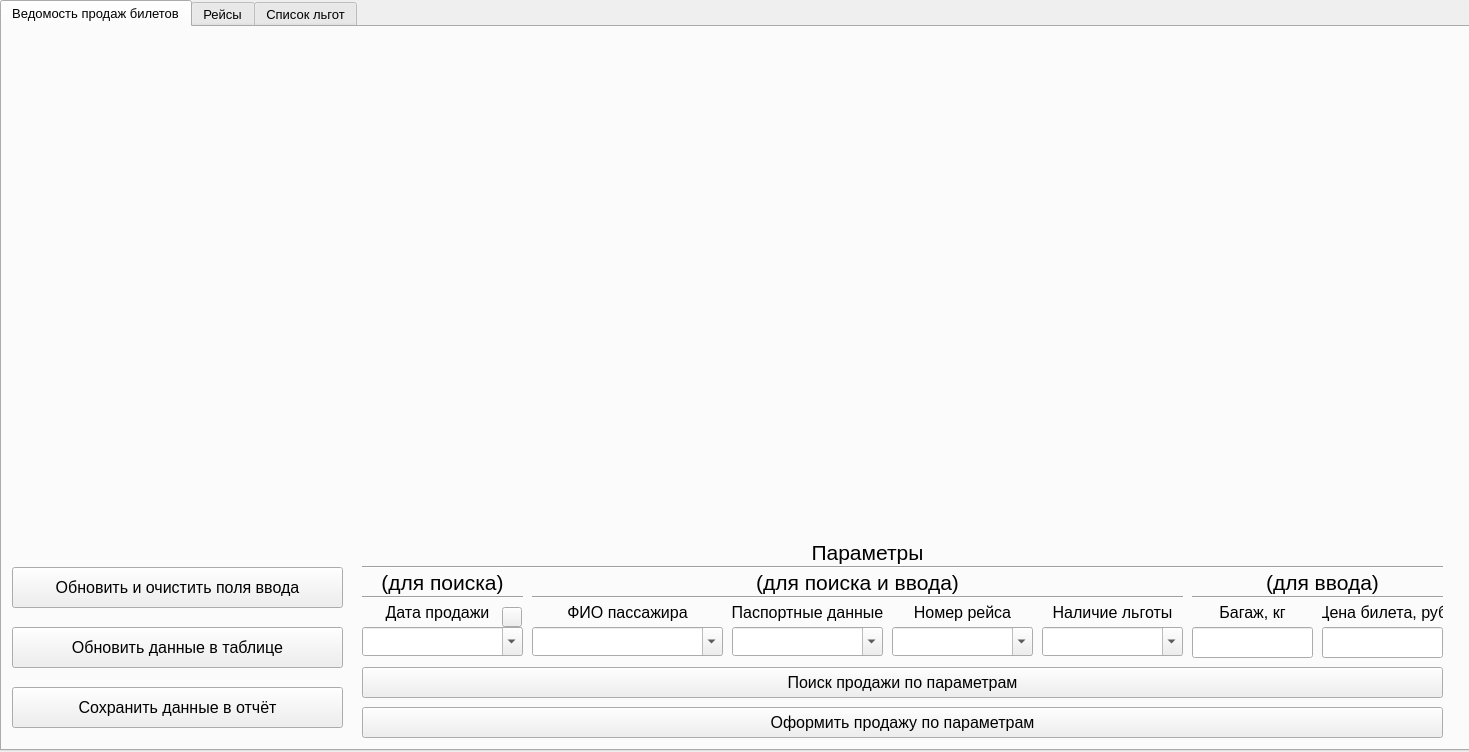
<?xml version="1.0" encoding="UTF-8"?>
<ui version="4.0">
 <class>CashierClass</class>
 <widget class="QWidget" name="CashierClass">
  <property name="geometry">
   <rect>
    <x>0</x>
    <y>0</y>
    <width>1469</width>
    <height>752</height>
   </rect>
  </property>
  <property name="windowTitle">
   <string>Кассир</string>
  </property>
  <widget class="QTabWidget" name="tabTables">
   <property name="geometry">
    <rect>
     <x>0</x>
     <y>0</y>
     <width>1471</width>
     <height>751</height>
    </rect>
   </property>
   <property name="font">
    <font>
     <pointsize>10</pointsize>
    </font>
   </property>
   <property name="currentIndex">
    <number>0</number>
   </property>
   <widget class="QWidget" name="sales_tab">
    <attribute name="title">
     <string>Ведомость продаж билетов</string>
    </attribute>
    <widget class="QWidget" name="formLayoutWidget_28">
     <property name="geometry">
      <rect>
       <x>0</x>
       <y>10</y>
       <width>1461</width>
       <height>501</height>
      </rect>
     </property>
     <layout class="QFormLayout" name="sales_layout"/>
    </widget>
    <widget class="QPushButton" name="upd_sales_table_btn">
     <property name="geometry">
      <rect>
       <x>10</x>
       <y>600</y>
       <width>331</width>
       <height>41</height>
      </rect>
     </property>
     <property name="font">
      <font>
       <pointsize>12</pointsize>
      </font>
     </property>
     <property name="mouseTracking">
      <bool>false</bool>
     </property>
     <property name="text">
      <string>Обновить данные в таблице</string>
     </property>
     <property name="checkable">
      <bool>false</bool>
     </property>
    </widget>
    <widget class="QPushButton" name="save_sales_table_btn">
     <property name="geometry">
      <rect>
       <x>10</x>
       <y>660</y>
       <width>331</width>
       <height>41</height>
      </rect>
     </property>
     <property name="font">
      <font>
       <pointsize>12</pointsize>
      </font>
     </property>
     <property name="mouseTracking">
      <bool>false</bool>
     </property>
     <property name="text">
      <string>Сохранить данные в отчёт</string>
     </property>
     <property name="checkable">
      <bool>false</bool>
     </property>
    </widget>
    <widget class="QLabel" name="label_8">
     <property name="geometry">
      <rect>
       <x>540</x>
       <y>570</y>
       <width>171</width>
       <height>31</height>
      </rect>
     </property>
     <property name="font">
      <font>
       <pointsize>12</pointsize>
      </font>
     </property>
     <property name="text">
      <string>ФИО пассажира</string>
     </property>
     <property name="alignment">
      <set>Qt::AlignmentFlag::AlignCenter</set>
     </property>
    </widget>
    <widget class="QComboBox" name="flight_number">
     <property name="geometry">
      <rect>
       <x>890</x>
       <y>600</y>
       <width>141</width>
       <height>29</height>
      </rect>
     </property>
     <property name="font">
      <font>
       <pointsize>12</pointsize>
      </font>
     </property>
     <property name="layoutDirection">
      <enum>Qt::LayoutDirection::LeftToRight</enum>
     </property>
     <property name="editable">
      <bool>true</bool>
     </property>
     <property name="placeholderText">
      <string/>
     </property>
    </widget>
    <widget class="QLabel" name="label_9">
     <property name="geometry">
      <rect>
       <x>890</x>
       <y>570</y>
       <width>141</width>
       <height>31</height>
      </rect>
     </property>
     <property name="font">
      <font>
       <pointsize>12</pointsize>
      </font>
     </property>
     <property name="text">
      <string>Номер рейса</string>
     </property>
     <property name="alignment">
      <set>Qt::AlignmentFlag::AlignCenter</set>
     </property>
    </widget>
    <widget class="QLabel" name="label_7">
     <property name="geometry">
      <rect>
       <x>1040</x>
       <y>570</y>
       <width>141</width>
       <height>31</height>
      </rect>
     </property>
     <property name="font">
      <font>
       <pointsize>12</pointsize>
      </font>
     </property>
     <property name="text">
      <string>Наличие льготы</string>
     </property>
     <property name="alignment">
      <set>Qt::AlignmentFlag::AlignCenter</set>
     </property>
    </widget>
    <widget class="QPushButton" name="passenger_search_btn">
     <property name="geometry">
      <rect>
       <x>360</x>
       <y>640</y>
       <width>1081</width>
       <height>31</height>
      </rect>
     </property>
     <property name="font">
      <font>
       <pointsize>12</pointsize>
      </font>
     </property>
     <property name="mouseTracking">
      <bool>false</bool>
     </property>
     <property name="text">
      <string>Поиск продажи по параметрам</string>
     </property>
     <property name="checkable">
      <bool>false</bool>
     </property>
    </widget>
    <widget class="QComboBox" name="benefit">
     <property name="geometry">
      <rect>
       <x>1040</x>
       <y>600</y>
       <width>141</width>
       <height>29</height>
      </rect>
     </property>
     <property name="font">
      <font>
       <pointsize>12</pointsize>
      </font>
     </property>
     <property name="layoutDirection">
      <enum>Qt::LayoutDirection::LeftToRight</enum>
     </property>
     <property name="editable">
      <bool>true</bool>
     </property>
     <property name="placeholderText">
      <string/>
     </property>
    </widget>
    <widget class="QPushButton" name="passenger_create_btn">
     <property name="geometry">
      <rect>
       <x>360</x>
       <y>680</y>
       <width>1081</width>
       <height>31</height>
      </rect>
     </property>
     <property name="font">
      <font>
       <pointsize>12</pointsize>
      </font>
     </property>
     <property name="mouseTracking">
      <bool>false</bool>
     </property>
     <property name="text">
      <string>Оформить продажу по параметрам</string>
     </property>
     <property name="checkable">
      <bool>false</bool>
     </property>
    </widget>
    <widget class="QLabel" name="label_10">
     <property name="geometry">
      <rect>
       <x>720</x>
       <y>570</y>
       <width>171</width>
       <height>31</height>
      </rect>
     </property>
     <property name="font">
      <font>
       <pointsize>12</pointsize>
      </font>
     </property>
     <property name="text">
      <string>Паспортные данные</string>
     </property>
     <property name="alignment">
      <set>Qt::AlignmentFlag::AlignCenter</set>
     </property>
    </widget>
    <widget class="QComboBox" name="serial">
     <property name="geometry">
      <rect>
       <x>730</x>
       <y>600</y>
       <width>151</width>
       <height>29</height>
      </rect>
     </property>
     <property name="font">
      <font>
       <pointsize>12</pointsize>
      </font>
     </property>
     <property name="layoutDirection">
      <enum>Qt::LayoutDirection::LeftToRight</enum>
     </property>
     <property name="editable">
      <bool>true</bool>
     </property>
     <property name="placeholderText">
      <string/>
     </property>
    </widget>
    <widget class="QComboBox" name="fio">
     <property name="geometry">
      <rect>
       <x>530</x>
       <y>600</y>
       <width>191</width>
       <height>29</height>
      </rect>
     </property>
     <property name="font">
      <font>
       <pointsize>12</pointsize>
      </font>
     </property>
     <property name="layoutDirection">
      <enum>Qt::LayoutDirection::LeftToRight</enum>
     </property>
     <property name="editable">
      <bool>true</bool>
     </property>
     <property name="placeholderText">
      <string/>
     </property>
    </widget>
    <widget class="QLineEdit" name="price">
     <property name="geometry">
      <rect>
       <x>1320</x>
       <y>600</y>
       <width>121</width>
       <height>31</height>
      </rect>
     </property>
     <property name="font">
      <font>
       <pointsize>12</pointsize>
      </font>
     </property>
     <property name="alignment">
      <set>Qt::AlignmentFlag::AlignCenter</set>
     </property>
     <property name="placeholderText">
      <string/>
     </property>
    </widget>
    <widget class="QLabel" name="label_11">
     <property name="geometry">
      <rect>
       <x>1320</x>
       <y>570</y>
       <width>121</width>
       <height>31</height>
      </rect>
     </property>
     <property name="font">
      <font>
       <pointsize>12</pointsize>
      </font>
     </property>
     <property name="text">
      <string>Цена билета, руб</string>
     </property>
     <property name="alignment">
      <set>Qt::AlignmentFlag::AlignCenter</set>
     </property>
    </widget>
    <widget class="QLineEdit" name="baggage">
     <property name="geometry">
      <rect>
       <x>1190</x>
       <y>600</y>
       <width>121</width>
       <height>31</height>
      </rect>
     </property>
     <property name="font">
      <font>
       <pointsize>12</pointsize>
      </font>
     </property>
     <property name="alignment">
      <set>Qt::AlignmentFlag::AlignCenter</set>
     </property>
     <property name="placeholderText">
      <string/>
     </property>
    </widget>
    <widget class="QLabel" name="label_12">
     <property name="geometry">
      <rect>
       <x>1190</x>
       <y>570</y>
       <width>121</width>
       <height>31</height>
      </rect>
     </property>
     <property name="font">
      <font>
       <pointsize>12</pointsize>
      </font>
     </property>
     <property name="text">
      <string>Багаж, кг</string>
     </property>
     <property name="alignment">
      <set>Qt::AlignmentFlag::AlignCenter</set>
     </property>
    </widget>
    <widget class="QPushButton" name="upd_sales_inputs_btn">
     <property name="geometry">
      <rect>
       <x>10</x>
       <y>540</y>
       <width>331</width>
       <height>41</height>
      </rect>
     </property>
     <property name="font">
      <font>
       <pointsize>12</pointsize>
      </font>
     </property>
     <property name="mouseTracking">
      <bool>false</bool>
     </property>
     <property name="text">
      <string>Обновить и очистить поля ввода</string>
     </property>
     <property name="checkable">
      <bool>false</bool>
     </property>
    </widget>
    <widget class="QPushButton" name="sell_date_input_btn">
     <property name="geometry">
      <rect>
       <x>500</x>
       <y>580</y>
       <width>20</width>
       <height>20</height>
      </rect>
     </property>
     <property name="text">
      <string/>
     </property>
    </widget>
    <widget class="QLabel" name="label_33">
     <property name="geometry">
      <rect>
       <x>370</x>
       <y>570</y>
       <width>131</width>
       <height>31</height>
      </rect>
     </property>
     <property name="font">
      <font>
       <pointsize>12</pointsize>
      </font>
     </property>
     <property name="text">
      <string>Дата продажи</string>
     </property>
     <property name="alignment">
      <set>Qt::AlignmentFlag::AlignCenter</set>
     </property>
    </widget>
    <widget class="QComboBox" name="sell_date">
     <property name="geometry">
      <rect>
       <x>360</x>
       <y>600</y>
       <width>161</width>
       <height>29</height>
      </rect>
     </property>
     <property name="font">
      <font>
       <pointsize>12</pointsize>
      </font>
     </property>
     <property name="layoutDirection">
      <enum>Qt::LayoutDirection::LeftToRight</enum>
     </property>
     <property name="editable">
      <bool>true</bool>
     </property>
     <property name="placeholderText">
      <string/>
     </property>
    </widget>
    <widget class="Line" name="line_5">
     <property name="geometry">
      <rect>
       <x>530</x>
       <y>560</y>
       <width>651</width>
       <height>20</height>
      </rect>
     </property>
     <property name="orientation">
      <enum>Qt::Orientation::Horizontal</enum>
     </property>
    </widget>
    <widget class="QLabel" name="label_4">
     <property name="geometry">
      <rect>
       <x>530</x>
       <y>540</y>
       <width>651</width>
       <height>31</height>
      </rect>
     </property>
     <property name="font">
      <font>
       <pointsize>16</pointsize>
      </font>
     </property>
     <property name="text">
      <string>(для поиска и ввода)</string>
     </property>
     <property name="alignment">
      <set>Qt::AlignmentFlag::AlignCenter</set>
     </property>
    </widget>
    <widget class="QLabel" name="label_5">
     <property name="geometry">
      <rect>
       <x>360</x>
       <y>510</y>
       <width>1011</width>
       <height>31</height>
      </rect>
     </property>
     <property name="font">
      <font>
       <pointsize>16</pointsize>
      </font>
     </property>
     <property name="text">
      <string>Параметры</string>
     </property>
     <property name="alignment">
      <set>Qt::AlignmentFlag::AlignCenter</set>
     </property>
    </widget>
    <widget class="Line" name="line_6">
     <property name="geometry">
      <rect>
       <x>1190</x>
       <y>560</y>
       <width>251</width>
       <height>20</height>
      </rect>
     </property>
     <property name="orientation">
      <enum>Qt::Orientation::Horizontal</enum>
     </property>
    </widget>
    <widget class="QLabel" name="label_6">
     <property name="geometry">
      <rect>
       <x>1220</x>
       <y>540</y>
       <width>201</width>
       <height>31</height>
      </rect>
     </property>
     <property name="font">
      <font>
       <pointsize>16</pointsize>
      </font>
     </property>
     <property name="text">
      <string>(для ввода)</string>
     </property>
     <property name="alignment">
      <set>Qt::AlignmentFlag::AlignCenter</set>
     </property>
    </widget>
    <widget class="QLabel" name="label_14">
     <property name="geometry">
      <rect>
       <x>360</x>
       <y>540</y>
       <width>161</width>
       <height>31</height>
      </rect>
     </property>
     <property name="font">
      <font>
       <pointsize>16</pointsize>
      </font>
     </property>
     <property name="text">
      <string>(для поиска)</string>
     </property>
     <property name="alignment">
      <set>Qt::AlignmentFlag::AlignCenter</set>
     </property>
    </widget>
    <widget class="Line" name="line_7">
     <property name="geometry">
      <rect>
       <x>360</x>
       <y>560</y>
       <width>161</width>
       <height>20</height>
      </rect>
     </property>
     <property name="orientation">
      <enum>Qt::Orientation::Horizontal</enum>
     </property>
    </widget>
    <widget class="Line" name="line_8">
     <property name="geometry">
      <rect>
       <x>360</x>
       <y>530</y>
       <width>1081</width>
       <height>20</height>
      </rect>
     </property>
     <property name="orientation">
      <enum>Qt::Orientation::Horizontal</enum>
     </property>
    </widget>
   </widget>
   <widget class="QWidget" name="flights_tab">
    <attribute name="title">
     <string>Рейсы</string>
    </attribute>
    <widget class="QWidget" name="formLayoutWidget_30">
     <property name="geometry">
      <rect>
       <x>0</x>
       <y>10</y>
       <width>1461</width>
       <height>501</height>
      </rect>
     </property>
     <layout class="QFormLayout" name="flights_layout"/>
    </widget>
    <widget class="QPushButton" name="upd_flights_table_btn">
     <property name="geometry">
      <rect>
       <x>10</x>
       <y>600</y>
       <width>331</width>
       <height>41</height>
      </rect>
     </property>
     <property name="font">
      <font>
       <pointsize>12</pointsize>
      </font>
     </property>
     <property name="mouseTracking">
      <bool>false</bool>
     </property>
     <property name="text">
      <string>Обновить данные в таблице</string>
     </property>
     <property name="checkable">
      <bool>false</bool>
     </property>
    </widget>
    <widget class="QPushButton" name="save_flights_table_btn">
     <property name="geometry">
      <rect>
       <x>10</x>
       <y>660</y>
       <width>331</width>
       <height>41</height>
      </rect>
     </property>
     <property name="font">
      <font>
       <pointsize>12</pointsize>
      </font>
     </property>
     <property name="mouseTracking">
      <bool>false</bool>
     </property>
     <property name="text">
      <string>Сохранить данные в отчёт</string>
     </property>
     <property name="checkable">
      <bool>false</bool>
     </property>
    </widget>
    <widget class="QPushButton" name="flight_search_btn">
     <property name="geometry">
      <rect>
       <x>400</x>
       <y>660</y>
       <width>1011</width>
       <height>31</height>
      </rect>
     </property>
     <property name="font">
      <font>
       <pointsize>12</pointsize>
      </font>
     </property>
     <property name="mouseTracking">
      <bool>false</bool>
     </property>
     <property name="text">
      <string>Поиск рейса по параметрам</string>
     </property>
     <property name="checkable">
      <bool>false</bool>
     </property>
    </widget>
    <widget class="QLabel" name="label_31">
     <property name="geometry">
      <rect>
       <x>400</x>
       <y>550</y>
       <width>1011</width>
       <height>31</height>
      </rect>
     </property>
     <property name="font">
      <font>
       <pointsize>16</pointsize>
      </font>
     </property>
     <property name="text">
      <string>Параметры</string>
     </property>
     <property name="alignment">
      <set>Qt::AlignmentFlag::AlignCenter</set>
     </property>
    </widget>
    <widget class="QLabel" name="label_28">
     <property name="geometry">
      <rect>
       <x>420</x>
       <y>580</y>
       <width>121</width>
       <height>31</height>
      </rect>
     </property>
     <property name="font">
      <font>
       <pointsize>12</pointsize>
      </font>
     </property>
     <property name="text">
      <string>Откуда</string>
     </property>
     <property name="alignment">
      <set>Qt::AlignmentFlag::AlignCenter</set>
     </property>
    </widget>
    <widget class="QComboBox" name="from">
     <property name="geometry">
      <rect>
       <x>400</x>
       <y>610</y>
       <width>161</width>
       <height>29</height>
      </rect>
     </property>
     <property name="font">
      <font>
       <pointsize>12</pointsize>
      </font>
     </property>
     <property name="layoutDirection">
      <enum>Qt::LayoutDirection::LeftToRight</enum>
     </property>
     <property name="editable">
      <bool>true</bool>
     </property>
     <property name="placeholderText">
      <string/>
     </property>
    </widget>
    <widget class="QComboBox" name="when">
     <property name="geometry">
      <rect>
       <x>910</x>
       <y>610</y>
       <width>161</width>
       <height>29</height>
      </rect>
     </property>
     <property name="font">
      <font>
       <pointsize>12</pointsize>
      </font>
     </property>
     <property name="layoutDirection">
      <enum>Qt::LayoutDirection::LeftToRight</enum>
     </property>
     <property name="editable">
      <bool>true</bool>
     </property>
     <property name="placeholderText">
      <string/>
     </property>
    </widget>
    <widget class="QLabel" name="label_29">
     <property name="geometry">
      <rect>
       <x>930</x>
       <y>580</y>
       <width>121</width>
       <height>31</height>
      </rect>
     </property>
     <property name="font">
      <font>
       <pointsize>12</pointsize>
      </font>
     </property>
     <property name="text">
      <string>День недели</string>
     </property>
     <property name="alignment">
      <set>Qt::AlignmentFlag::AlignCenter</set>
     </property>
    </widget>
    <widget class="Line" name="line_3">
     <property name="geometry">
      <rect>
       <x>400</x>
       <y>570</y>
       <width>1011</width>
       <height>20</height>
      </rect>
     </property>
     <property name="orientation">
      <enum>Qt::Orientation::Horizontal</enum>
     </property>
    </widget>
    <widget class="QComboBox" name="to">
     <property name="geometry">
      <rect>
       <x>570</x>
       <y>610</y>
       <width>161</width>
       <height>29</height>
      </rect>
     </property>
     <property name="font">
      <font>
       <pointsize>12</pointsize>
      </font>
     </property>
     <property name="layoutDirection">
      <enum>Qt::LayoutDirection::LeftToRight</enum>
     </property>
     <property name="editable">
      <bool>true</bool>
     </property>
     <property name="placeholderText">
      <string/>
     </property>
    </widget>
    <widget class="QLabel" name="label_30">
     <property name="geometry">
      <rect>
       <x>1090</x>
       <y>580</y>
       <width>131</width>
       <height>31</height>
      </rect>
     </property>
     <property name="font">
      <font>
       <pointsize>12</pointsize>
      </font>
     </property>
     <property name="text">
      <string>Модель самолёта</string>
     </property>
     <property name="alignment">
      <set>Qt::AlignmentFlag::AlignCenter</set>
     </property>
    </widget>
    <widget class="QComboBox" name="model">
     <property name="geometry">
      <rect>
       <x>1080</x>
       <y>610</y>
       <width>161</width>
       <height>29</height>
      </rect>
     </property>
     <property name="font">
      <font>
       <pointsize>12</pointsize>
      </font>
     </property>
     <property name="layoutDirection">
      <enum>Qt::LayoutDirection::LeftToRight</enum>
     </property>
     <property name="editable">
      <bool>true</bool>
     </property>
     <property name="placeholderText">
      <string/>
     </property>
    </widget>
    <widget class="QLabel" name="label_27">
     <property name="geometry">
      <rect>
       <x>590</x>
       <y>580</y>
       <width>121</width>
       <height>31</height>
      </rect>
     </property>
     <property name="font">
      <font>
       <pointsize>12</pointsize>
      </font>
     </property>
     <property name="text">
      <string>Куда</string>
     </property>
     <property name="alignment">
      <set>Qt::AlignmentFlag::AlignCenter</set>
     </property>
    </widget>
    <widget class="QLabel" name="label_32">
     <property name="geometry">
      <rect>
       <x>1240</x>
       <y>580</y>
       <width>181</width>
       <height>31</height>
      </rect>
     </property>
     <property name="font">
      <font>
       <pointsize>12</pointsize>
      </font>
     </property>
     <property name="text">
      <string>Номер рейса</string>
     </property>
     <property name="alignment">
      <set>Qt::AlignmentFlag::AlignCenter</set>
     </property>
    </widget>
    <widget class="QComboBox" name="flight_num">
     <property name="geometry">
      <rect>
       <x>1250</x>
       <y>610</y>
       <width>161</width>
       <height>29</height>
      </rect>
     </property>
     <property name="font">
      <font>
       <pointsize>12</pointsize>
      </font>
     </property>
     <property name="layoutDirection">
      <enum>Qt::LayoutDirection::LeftToRight</enum>
     </property>
     <property name="editable">
      <bool>true</bool>
     </property>
     <property name="placeholderText">
      <string/>
     </property>
    </widget>
    <widget class="QPushButton" name="upd_flights_inputs_btn">
     <property name="geometry">
      <rect>
       <x>10</x>
       <y>540</y>
       <width>331</width>
       <height>41</height>
      </rect>
     </property>
     <property name="font">
      <font>
       <pointsize>12</pointsize>
      </font>
     </property>
     <property name="mouseTracking">
      <bool>false</bool>
     </property>
     <property name="text">
      <string>Обновить и очистить поля ввода</string>
     </property>
     <property name="checkable">
      <bool>false</bool>
     </property>
    </widget>
    <widget class="QPushButton" name="date_input_btn">
     <property name="geometry">
      <rect>
       <x>880</x>
       <y>590</y>
       <width>20</width>
       <height>20</height>
      </rect>
     </property>
     <property name="text">
      <string/>
     </property>
    </widget>
    <widget class="QLabel" name="label_34">
     <property name="geometry">
      <rect>
       <x>760</x>
       <y>580</y>
       <width>121</width>
       <height>31</height>
      </rect>
     </property>
     <property name="font">
      <font>
       <pointsize>12</pointsize>
      </font>
     </property>
     <property name="text">
      <string>Дата</string>
     </property>
     <property name="alignment">
      <set>Qt::AlignmentFlag::AlignCenter</set>
     </property>
    </widget>
    <widget class="QComboBox" name="flight_date">
     <property name="geometry">
      <rect>
       <x>740</x>
       <y>610</y>
       <width>161</width>
       <height>29</height>
      </rect>
     </property>
     <property name="font">
      <font>
       <pointsize>12</pointsize>
      </font>
     </property>
     <property name="layoutDirection">
      <enum>Qt::LayoutDirection::LeftToRight</enum>
     </property>
     <property name="editable">
      <bool>true</bool>
     </property>
     <property name="placeholderText">
      <string/>
     </property>
    </widget>
   </widget>
   <widget class="QWidget" name="tab">
    <attribute name="title">
     <string>Список льгот</string>
    </attribute>
    <widget class="QWidget" name="formLayoutWidget_42">
     <property name="geometry">
      <rect>
       <x>0</x>
       <y>10</y>
       <width>1461</width>
       <height>501</height>
      </rect>
     </property>
     <layout class="QFormLayout" name="benefits_layout"/>
    </widget>
    <widget class="QPushButton" name="upd_benefits_table_btn">
     <property name="geometry">
      <rect>
       <x>560</x>
       <y>600</y>
       <width>359</width>
       <height>41</height>
      </rect>
     </property>
     <property name="font">
      <font>
       <pointsize>12</pointsize>
      </font>
     </property>
     <property name="mouseTracking">
      <bool>false</bool>
     </property>
     <property name="text">
      <string>Обновить данные в таблице</string>
     </property>
     <property name="checkable">
      <bool>false</bool>
     </property>
    </widget>
    <widget class="QPushButton" name="save_benefits_table_btn">
     <property name="geometry">
      <rect>
       <x>560</x>
       <y>660</y>
       <width>359</width>
       <height>41</height>
      </rect>
     </property>
     <property name="font">
      <font>
       <pointsize>12</pointsize>
      </font>
     </property>
     <property name="mouseTracking">
      <bool>false</bool>
     </property>
     <property name="text">
      <string>Сохранить данные в отчёт</string>
     </property>
     <property name="checkable">
      <bool>false</bool>
     </property>
    </widget>
    <widget class="QPushButton" name="upd_benefits_inputs_btn">
     <property name="geometry">
      <rect>
       <x>560</x>
       <y>540</y>
       <width>361</width>
       <height>41</height>
      </rect>
     </property>
     <property name="font">
      <font>
       <pointsize>12</pointsize>
      </font>
     </property>
     <property name="mouseTracking">
      <bool>false</bool>
     </property>
     <property name="text">
      <string>Обновить и очистить поля ввода</string>
     </property>
     <property name="checkable">
      <bool>false</bool>
     </property>
    </widget>
   </widget>
  </widget>
 </widget>
 <resources/>
 <connections/>
</ui>
